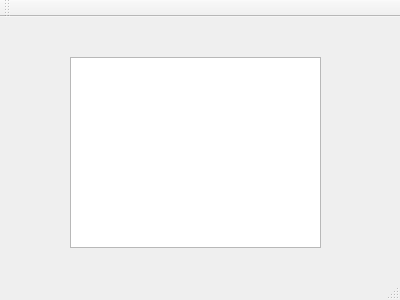
<?xml version="1.0" encoding="UTF-8"?>
<ui version="4.0">
 <class>Window57</class>
 <widget class="QMainWindow" name="Window57">
  <property name="geometry">
   <rect>
    <x>0</x>
    <y>0</y>
    <width>400</width>
    <height>300</height>
   </rect>
  </property>
  <property name="windowTitle">
   <string>MainWindow</string>
  </property>
  <widget class="QWidget" name="centralWidget">
   <widget class="QTextEdit" name="textEdit">
    <property name="geometry">
     <rect>
      <x>70</x>
      <y>40</y>
      <width>251</width>
      <height>191</height>
     </rect>
    </property>
   </widget>
  </widget>
  <widget class="QMenuBar" name="menuBar">
   <property name="geometry">
    <rect>
     <x>0</x>
     <y>0</y>
     <width>400</width>
     <height>26</height>
    </rect>
   </property>
  </widget>
  <widget class="QToolBar" name="mainToolBar">
   <attribute name="toolBarArea">
    <enum>TopToolBarArea</enum>
   </attribute>
   <attribute name="toolBarBreak">
    <bool>false</bool>
   </attribute>
  </widget>
  <widget class="QStatusBar" name="statusBar"/>
 </widget>
 <layoutdefault spacing="6" margin="11"/>
 <resources/>
 <connections/>
</ui>
